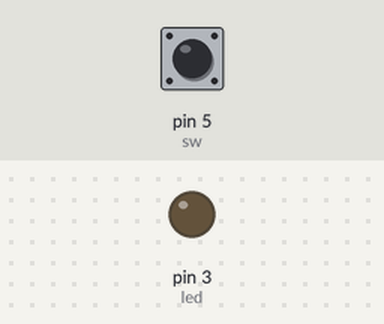
The sketch below on a simulated Arduino Uno, built with avr-gcc and run on an emulated ATmega328P. Parts: output pins drawn as LEDs (lit = HIGH). The inputs (shaded band) are chosen by the test bench; at power-on: pin 5 (sw) HIGH.

Above: at 1.2 s.
1.3 s: pin 5 (sw) pulled LOW for 0.15 s
At 1.37 s:
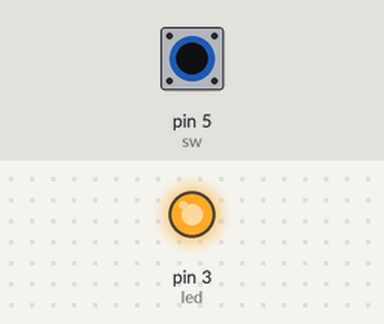
2.9 s: pin 5 (sw) pulled LOW for 3.2 s
At 6.7 s:
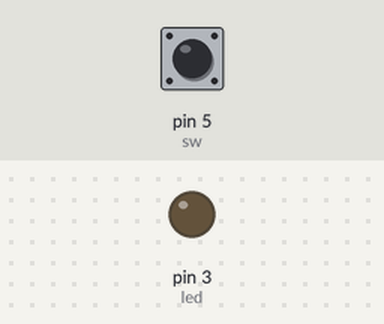
Timing chart, 0 to 8.2 s (numbered marks = the images above; inputs shaded):
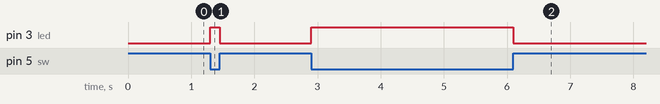

The sketch:

4_3_Switch_led.ino
```cpp
int led = 3;                       // LED를 3번핀으로 선언합니다.
int sw = 5;                       // 스위치를 5번핀으로 선언합니다.

void setup() {
  pinMode(led, OUTPUT);            //LED 핀을 OUTPUT으로 설정합니다.
  pinMode(sw, INPUT_PULLUP);        //스위치가 연결된 핀의 모드를 INPUT_PULLUP 상태로 설정합니다.

}

void loop() {
  if (digitalRead(sw) == LOW) {        // 스위치가 연결된 핀의 로직레벨이 LOW라면, LED가 켜지도록 합니다.
    digitalWrite(led, HIGH);          // 3번 핀으로 HIGH(5V)출력
  }
  else {
    digitalWrite(led, LOW);
  }
}
```

Measured:
- after the input at 1.3 s, pin 3 (led): LOW → HIGH at once, → LOW 0.15 s later
- after the input at 2.9 s, pin 3 (led): LOW → HIGH at once, → LOW 3.2 s later
